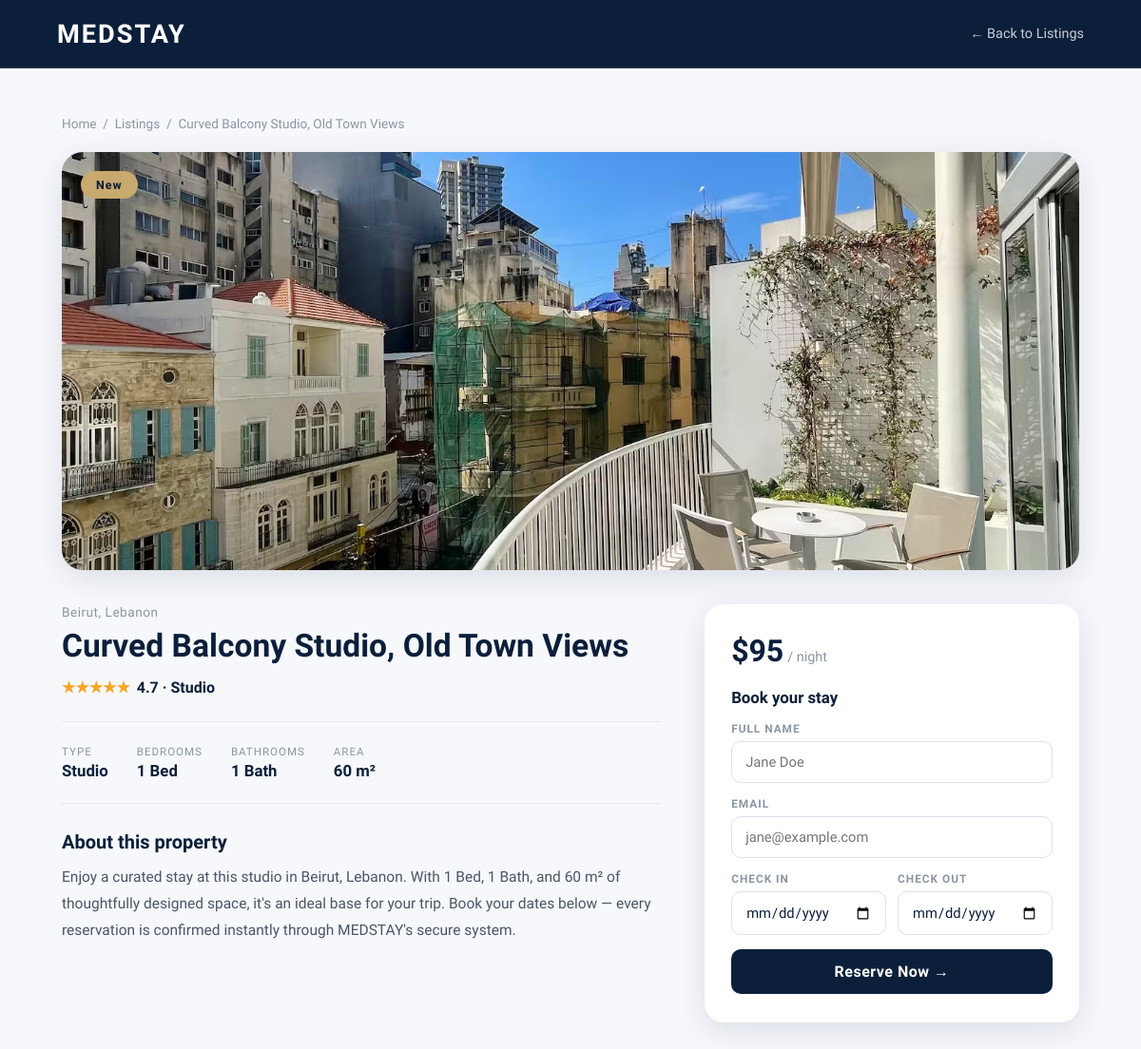
The page /property.php?id=3 on the database its author committed.
### tables this page shows
CREATE TABLE `properties` (
  `id` int(11) NOT NULL AUTO_INCREMENT,
  `title` varchar(255) NOT NULL,
  `location` varchar(100) NOT NULL,
  `type` varchar(50) NOT NULL,
  `beds` int(11) NOT NULL,
  `baths` int(11) NOT NULL,
  `sqm` int(11) NOT NULL,
  `price` int(11) NOT NULL,
  `rating` decimal(2,1) NOT NULL,
  `badge` varchar(50) DEFAULT NULL,
  `image` varchar(255) DEFAULT NULL,
  PRIMARY KEY (`id`)
);

### property.php (the view, shortened to what this page needs)
<?php
include 'db.php';
$id = isset($_GET['id']) ? (int) $_GET['id'] : 0;
$stmt = $conn->prepare("SELECT * FROM properties WHERE id = ?");
$stmt->bind_param('i', $id);
$stmt->execute();
$property = $stmt->get_result()->fetch_assoc();
$badgeMap = [
    'featured' => '⭐ Featured',
    'new'      => 'New',
    'popular'  => 'Popular',
    'unique'   => 'Unique Stay',
];
$badgeText = $badgeMap[$property['badge']] ?? ucfirst($property['badge']);
$full      = (int) round($property['rating']);
$stars     = str_repeat('★', $full) . str_repeat('☆', 5 - $full);
$beds      = $property['beds']  . ' Bed'  . ($property['beds']  == 1 ? '' : 's');
$baths     = $property['baths'] . ' Bath' . ($property['baths'] == 1 ? '' : 's');
$today     = date('Y-m-d');
?>
<!DOCTYPE html>
<html lang="en">
<head>
</head>
<body>
<nav>
  <a class="nav-logo" href="index.php">MED<span>STAY</span></a>
  <a class="back-link" href="index.php#listings">← Back to Listings</a>
</nav>
<div class="wrap">
  <div class="crumb"><a href="index.php">Home</a> &nbsp;/&nbsp; <a href="index.php#listings">Listings</a> &nbsp;/&nbsp; <?= htmlspecialchars($property['title']) ?></div>
  <div class="detail-hero">
    <img src="images/<?= htmlspecialchars($property['image']) ?>" alt="<?= htmlspecialchars($property['title']) ?>"/>
    <div class="detail-badge"><?= $badgeText ?></div>
  </div>
  <div class="detail-grid">
    <div class="detail-main">
      <div class="detail-loc"><?= htmlspecialchars($property['location']) ?></div>
      <h1 class="detail-title"><?= htmlspecialchars($property['title']) ?></h1>
      <div class="detail-rating"><span class="stars"><?= $stars ?></span> <?= number_format($property['rating'], 1) ?> · <?= htmlspecialchars($property['type']) ?></div>
      <div class="detail-facts">
        <div class="fact"><span class="fact-label">Type</span><span class="fact-value"><?= htmlspecialchars($property['type']) ?></span></div>
        <div class="fact"><span class="fact-label">Bedrooms</span><span class="fact-value"><?= $beds ?></span></div>
        <div class="fact"><span class="fact-label">Bathrooms</span><span class="fact-value"><?= $baths ?></span></div>
        <div class="fact"><span class="fact-label">Area</span><span class="fact-value"><?= (int) $property['sqm'] ?> m²</span></div>
      </div>
      <div class="detail-desc">
        <h3>About this property</h3>
        <p>Enjoy a curated stay at this <?= strtolower(htmlspecialchars($property['type'])) ?> in <?= htmlspecialchars($property['location']) ?>.
        With <?= $beds ?>, <?= $baths ?>, and <?= (int) $property['sqm'] ?> m² of thoughtfully designed space, it's an ideal
        base for your trip. Book your dates below — every reservation is confirmed instantly through MEDSTAY's secure system.</p>
      </div>
    </div>
    <aside class="booking-card">
      <div class="booking-price"><strong>$<?= (int) $property['price'] ?></strong> <span>/ night</span></div>
      <h3>Book your stay</h3>
      <form action="book.php" method="POST">
        <div class="form-group">
          <label>Full Name</label>
          <input type="text" name="guest_name" placeholder="Jane Doe" required/>
        </div>
        <div class="form-group">
          <label>Email</label>
          <input type="email" name="guest_email" placeholder="jane@example.com" required/>
        </div>
        <div class="date-row">
          <div class="form-group">
            <label>Check In</label>
            <input type="date" name="check_in" min="<?= $today ?>" required/>
          </div>
          <div class="form-group">
            <label>Check Out</label>
            <input type="date" name="check_out" min="<?= $today ?>" required/>
          </div>
        </div>
        <button type="submit" class="book-btn">Reserve Now →</button>
      </form>
    </aside>
  </div>
</div>
</body>
</html>

### property.php (style rules this page uses)
:root { --navy:#0B1F3A; --navy-light:#1E3F6F; --gold:#C8A96E; --gold-light:#E2C997; --white:#FFFFFF; --off-white:#F7F8FC; --gray:#8A95A3; --card-shadow:0 8px 32px rgba(11,31,58,0.12); }
* { margin:0; padding:0; box-sizing:border-box; }
body { font-family:'Tajawal',sans-serif; background:var(--off-white); color:var(--navy); }
a { color:inherit; }
nav { display:flex; align-items:center; justify-content:space-between; padding:0 60px; height:72px; background:var(--navy); border-bottom:1px solid rgba(200,169,110,0.2); }
.nav-logo { font-family:'Reem Kufi',sans-serif; font-size:1.7rem; font-weight:700; color:var(--white); letter-spacing:2px; text-decoration:none; }
.nav-logo span { color:var(--white); }
.back-link { color:rgba(255,255,255,0.78); text-decoration:none; font-size:0.9rem; font-weight:500; transition:color 0.2s; }
.wrap { max-width:1150px; margin:0 auto; padding:50px 40px 80px; }
.crumb { font-size:0.85rem; color:var(--gray); margin-bottom:22px; }
.crumb a { color:var(--gray); text-decoration:none; }
.detail-hero { position:relative; border-radius:22px; overflow:hidden; box-shadow:var(--card-shadow); margin-bottom:36px; }
.detail-hero img { width:100%; height:440px; object-fit:cover; display:block; }
.detail-badge { position:absolute; top:20px; left:20px; background:var(--gold); color:var(--navy); font-size:0.78rem; font-weight:600; letter-spacing:1px; padding:7px 16px; border-radius:20px; }
.detail-grid { display:grid; grid-template-columns:1.6fr 1fr; gap:46px; align-items:start; }
.detail-loc { font-size:0.85rem; color:var(--gray); font-weight:500; letter-spacing:0.5px; margin-bottom:8px; }
.detail-title { font-family:'Reem Kufi',sans-serif; font-size:2.1rem; font-weight:700; line-height:1.2; margin-bottom:14px; }
.detail-rating { display:inline-flex; align-items:center; gap:7px; font-weight:600; margin-bottom:26px; }
.detail-rating .stars { color:#F5A623; }
.detail-facts { display:flex; gap:30px; flex-wrap:wrap; padding:24px 0; border-top:1px solid #e6e9f0; border-bottom:1px solid #e6e9f0; margin-bottom:28px; }
.fact { display:flex; flex-direction:column; gap:3px; }
.fact .fact-label { font-size:0.72rem; text-transform:uppercase; letter-spacing:1px; color:var(--gray); }
.fact .fact-value { font-size:1.05rem; font-weight:600; }
.detail-desc h3 { font-family:'Reem Kufi',sans-serif; font-size:1.25rem; margin-bottom:12px; }
.detail-desc p { color:#4a5568; line-height:1.8; font-size:0.97rem; }
.booking-card { background:var(--white); border-radius:20px; box-shadow:var(--card-shadow); padding:30px 28px; position:sticky; top:30px; }
.booking-price { font-family:'Reem Kufi',sans-serif; margin-bottom:4px; }
.booking-price strong { font-size:2rem; color:var(--navy); }
.booking-price span { color:var(--gray); font-size:0.9rem; font-weight:500; }
.booking-card h3 { font-size:1.05rem; margin:20px 0 16px; }
.form-group { display:flex; flex-direction:column; gap:6px; margin-bottom:15px; }
.form-group label { font-size:0.74rem; font-weight:700; letter-spacing:1px; text-transform:uppercase; color:var(--gray); }
.form-group input { padding:12px 14px; border:1.5px solid #dde2eb; border-radius:10px; font-family:'Tajawal',sans-serif; font-size:0.92rem; color:var(--navy); outline:none; transition:border-color 0.2s; }
.date-row { display:grid; grid-template-columns:1fr 1fr; gap:12px; }
.book-btn { width:100%; background:var(--navy); color:var(--white); border:none; padding:14px; border-radius:10px; font-family:'Tajawal',sans-serif; font-size:1rem; font-weight:600; cursor:pointer; letter-spacing:0.5px; transition:background 0.2s,transform 0.15s; }

### rows shown on the page
properties: title "Curved Balcony Studio, Old Town Views", image (picture), badge "New", location "Beirut, Lebanon", rating "★★★★★", rating "4.7", type "Studio", beds "1 Bed", baths "1 Bath", sqm "60", type "studio", price "95"
